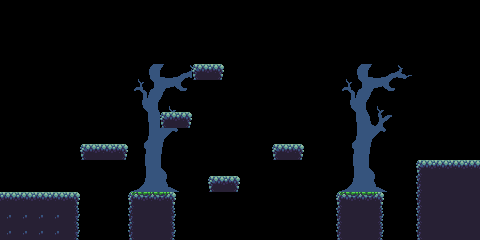

The image is a tile-based game level rendered from a .tmx file. Its description and complete source (layers, tilesets, objects, tile grids) follow:
An orthogonal 30x15 tile map with 16x16 px tiles, 1 tile layer (Map), 2 tilesets and 4 objects (3x star, player).

<map version="1.4" tiledversion="1.4.3" orientation="orthogonal" renderorder="right-down" width="30" height="15" tilewidth="16" tileheight="16" infinite="0" nextlayerid="7" nextobjectid="25">
 <tileset firstgid="1" source="sheet.tsx" />
 <tileset firstgid="137" source="spikes.tsx" />
 <layer id="1" name="Map" width="30" height="15">
  <data encoding="csv">
0,0,0,0,0,0,0,0,0,0,0,0,0,0,0,0,0,0,0,0,0,0,0,0,0,0,0,0,0,0,
0,0,0,0,0,0,0,0,0,0,0,0,0,0,0,0,0,0,0,0,0,0,0,0,0,0,0,0,0,0,
0,0,0,0,0,0,0,0,0,0,0,0,0,0,0,0,0,0,0,0,0,0,0,0,0,0,0,0,0,0,
0,0,0,0,0,0,0,0,0,0,0,0,0,0,0,0,0,53,0,0,0,0,0,0,0,0,0,0,0,0,
0,0,0,53,53,53,53,53,3,4,5,6,45,47,53,53,53,53,53,0,0,3,4,5,6,7,0,0,0,0,
0,0,0,53,53,53,53,53,20,21,22,23,24,0,53,53,53,53,53,0,0,20,21,22,23,24,0,0,0,0,
0,0,0,35,36,53,53,53,37,38,39,40,41,52,53,53,53,53,53,0,0,37,38,39,40,41,0,0,0,0,
0,0,0,52,53,54,53,53,54,55,45,47,58,53,54,53,53,53,58,52,52,54,55,56,57,58,0,0,0,0,
0,0,0,69,70,71,53,53,71,72,73,74,75,0,71,53,53,53,75,0,52,71,72,73,74,75,0,0,0,0,
0,0,0,86,87,45,46,47,88,89,90,91,92,0,53,53,53,45,47,0,0,88,89,90,91,92,0,0,0,0,
0,0,0,103,104,105,53,53,105,106,107,108,109,0,105,53,53,53,53,0,0,105,106,107,108,109,45,46,46,46,
0,0,0,120,121,53,53,53,122,123,124,125,126,45,47,53,53,53,53,0,0,122,123,124,125,126,62,29,29,29,
46,46,46,46,47,131,131,131,60,43,61,131,131,131,131,131,131,131,131,131,131,60,43,61,131,131,62,29,29,29,
59,59,59,59,64,131,131,131,62,29,64,131,131,131,131,131,131,131,131,131,131,62,29,64,131,131,62,29,29,29,
59,59,59,59,64,131,131,131,62,29,64,131,131,131,131,131,131,131,131,131,131,62,29,64,131,131,62,29,29,29
</data>
 </layer>
 <objectgroup id="3" name="Objects">
  <object id="8" name="player" x="16" y="160" width="16" height="16" />
 </objectgroup>
 <objectgroup id="6" name="Spikes" />
 <objectgroup id="5" name="Signs" />
 <objectgroup id="4" name="Stars">
  <object id="12" name="star" x="96" y="112" width="16" height="16" />
  <object id="23" name="star" x="448" y="128" width="16" height="16" />
  <object id="24" name="star" x="224" y="32" width="16" height="16" />
 </objectgroup>
</map>
